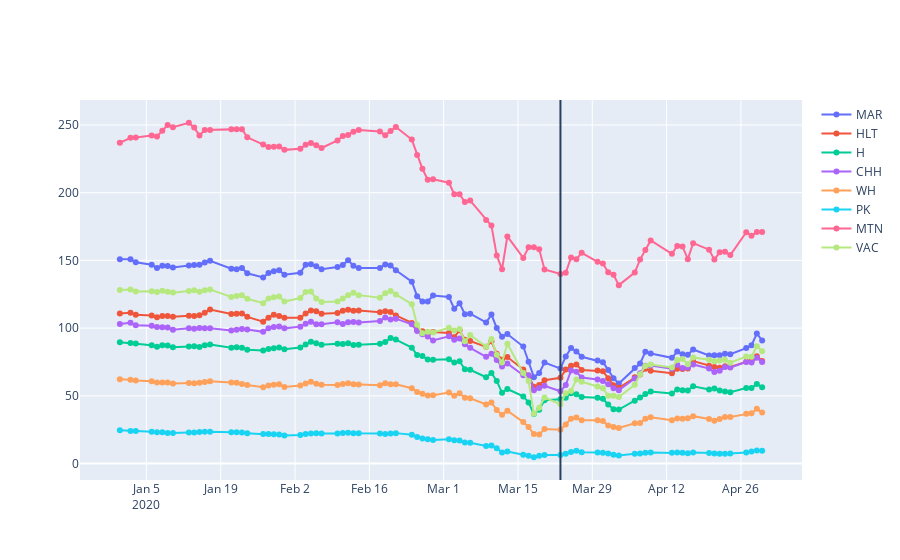

The code cell stored with this chart in its notebook:
### Code cell
# Hotels & Resorts industry
plot_f(stock['MAR'],stock['HLT'],stock['H'],stock['CHH'],stock['WH'],stock['PK'],stock['MTN'],stock['VAC'])
hotels = df_f(stock['MAR'],stock['HLT'],stock['H'],stock['CHH'],stock['WH'],stock['PK'],stock['MTN'],stock['VAC'])
hotels
